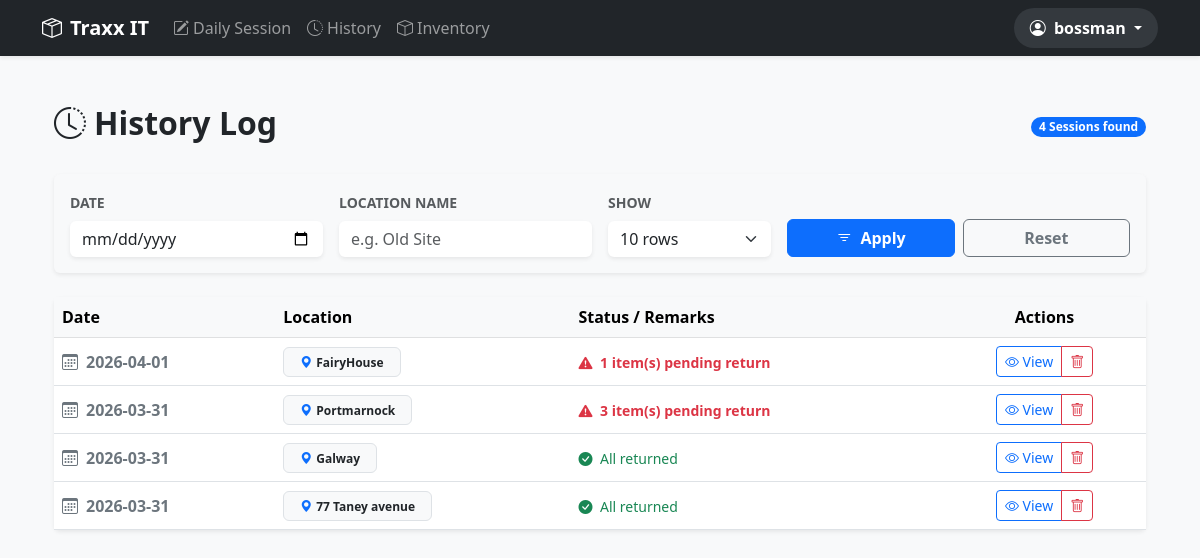
The page /history (signed in) on the database its author committed.
### models.py (models this page shows)
class User(db.Model):
    id = db.Column(db.Integer, primary_key=True)
    username = db.Column(db.String(80), unique=True, nullable=False)
    password = db.Column(db.String(120), nullable=False)
    role = db.Column(db.String(20), default='staff') # 'boss' or 'staff'
    display_name = db.Column(db.String(100), nullable=True)
    is_active = db.Column(db.Boolean, default=True)

class Place(db.Model):
    id = db.Column(db.Integer, primary_key=True)
    name = db.Column(db.String(100), nullable=False)
    is_active = db.Column(db.Boolean, default=True)

### app.py (the view)
@app.route('/history')
def history():
    if 'user_id' not in session: return redirect(url_for('login'))
    user = db.session.get(User, session['user_id'])
    page = request.args.get('page', 1, type=int)
    per_page = request.args.get('per_page', 10, type=int)
    f_date = request.args.get('filter_date', '')
    f_place = request.args.get('filter_place', '').strip()
    query = db.session.query(
        func.date(DayRecord.timestamp).label('day'),
        DayRecord.place_id,
        Place.name.label('place_name'),
        func.sum(case((db.and_(DayRecord.is_returned == False, DayRecord.is_sold == False), 1), else_=0)).label('unreturned_count')
    ).join(Place)
    if user.role != 'boss':
        query = query.filter(DayRecord.user_id == user.id)
    if f_date:
        query = query.filter(func.date(DayRecord.timestamp) == f_date)
    if f_place:
        query = query.filter(Place.name.ilike(f"%{f_place}%"))
    pagination = query.group_by(func.date(DayRecord.timestamp), DayRecord.place_id)\
                      .order_by(desc('day'))\
                      .paginate(page=page, per_page=per_page)
    return render_template('history.html',
                           pagination=pagination,
                           f_date=f_date,
                           f_place=f_place,
                           per_page=per_page)

### app.py (called while the page is built)
@app.context_processor
def inject_user():
    if 'user_id' in session:
        user = User.query.get(session['user_id'])
        return dict(current_user=user)
    return dict(current_user=None)

### templates/history.html (shortened to what this page needs)
{% extends "base.html" %}
{% block content %}
<div class="container py-4">
    <div class="d-flex justify-content-between align-items-center mb-4">
        <h2 class="fw-bold"><i class="bi bi-clock-history me-2"></i>History Log</h2>
        <span class="badge bg-primary rounded-pill">{{ pagination.total }} Sessions found</span>
    </div>
    <div class="card shadow-sm border-0 mb-4 bg-light">
        <div class="card-body">
            <form method="GET" action="{{ url_for('history') }}" class="row g-3 align-items-end">
                <div class="col-md-3">
                    <label class="form-label small fw-bold text-muted text-uppercase">Date</label>
                    <input type="date" name="filter_date" class="form-control border-0 shadow-sm" value="{{ f_date }}">
                </div>
                <div class="col-md-3">
                    <label class="form-label small fw-bold text-muted text-uppercase">Location Name</label>
                    <input type="text" name="filter_place" class="form-control border-0 shadow-sm"
                        placeholder="e.g. Old Site" value="{{ f_place }}">
                </div>
                <div class="col-md-2">
                    <label class="form-label small fw-bold text-muted text-uppercase">Show</label>
                    <select name="per_page" class="form-select border-0 shadow-sm">
                        <option value="10" {{ 'selected' if per_page == 10 }}>10 rows</option>
                    </select>
                </div>
                <div class="col-md-4 d-flex gap-2">
                    <button type="submit" class="btn btn-primary w-100 fw-bold">
                        <i class="bi bi-filter me-1"></i> Apply
                    </button>
                    <a href="{{ url_for('history') }}" class="btn btn-outline-secondary w-100 fw-bold">
                        Reset
                    </a>
                </div>
            </form>
        </div>
    </div>
    <div class="card shadow-sm border-0">
        <div class="table-responsive">
            <table class="table table-hover align-middle mb-0">
                <thead class="table-light">
                    <tr>
                        <th>Date</th>
                        <th>Location</th>
                        <th>Status / Remarks</th>
                        <th class="text-center">Actions</th>
                    </tr>
                </thead>
                <tbody>
                    {% for s in pagination.items %}
                    <tr>
                        <td class="fw-bold text-secondary">
                            <i class="bi bi-calendar3 me-2"></i>{{ s.day }}
                        </td>
                        <td>
                            <span class="badge bg-light text-dark border px-3 py-2">
                                <i class="bi bi-geo-alt-fill me-1 text-primary"></i>{{ s.place_name }}
                            </span>
                        </td>
                        <td>
                            {% if s.unreturned_count > 0 %}
                                <span class="text-danger fw-bold small">
                                    <i class="bi bi-exclamation-triangle-fill me-1"></i>
                                    {{ s.unreturned_count }} item(s) pending return
                                </span>
                            {% else %}
                                <span class="text-success small">
                                    <i class="bi bi-check-circle-fill me-1"></i>
                                    All returned
                                </span>
                            {% endif %}
                        </td>
                        <td class="text-center">
                            <div class="btn-group">
                                <a href="{{ url_for('session_details', ts=s.day, place_id=s.place_id) }}"
                                   class="btn btn-sm btn-outline-primary">
                                    <i class="bi bi-eye"></i> View
                                </a>
                                <a href="{{ url_for('delete_session', ts=s.day, place_id=s.place_id) }}"
                                   class="btn btn-sm btn-outline-danger"
                                   onclick="return confirm('Delete this entire session?')">
                                    <i class="bi bi-trash"></i>
                                </a>
                            </div>
                        </td>
                    </tr>
                    {% endfor %}
                </tbody>
            </table>
        </div>
    </div>
</div>
{% endblock %}

### templates/base.html (shortened to what this page needs)
<!DOCTYPE html>
<html lang="en">
<head>
    <link href="https://cdn.jsdelivr.net/npm/bootstrap@5.3.0/dist/css/bootstrap.min.css" rel="stylesheet">
    <link rel="stylesheet" href="https://cdn.jsdelivr.net/npm/bootstrap-icons@1.11.0/font/bootstrap-icons.css">
</head>
<body class="bg-light">
    <nav class="navbar navbar-expand-lg navbar-dark bg-dark shadow-sm mb-4">
        <div class="container">
            <a class="navbar-brand fw-bold" href="{{ url_for('index') }}">
                <i class="bi bi-box-seam me-2"></i>Traxx IT
            </a>
            <div class="collapse navbar-collapse" id="navbarNav">
                <ul class="navbar-nav me-auto">
                    <li class="nav-item">
                        <a class="nav-link" href="{{ url_for('record') }}">
                            <i class="bi bi-pencil-square me-1"></i>Daily Session
                        </a>
                    </li>
                    <li class="nav-item">
                        <a class="nav-link" href="{{ url_for('history') }}">
                            <i class="bi bi-clock-history me-1"></i>History
                        </a>
                    </li>
                    <li class="nav-item">
                        <a class="nav-link" href="{{ url_for('inventory') }}">
                            <i class="bi bi-box me-1"></i>Inventory
                        </a>
                    </li>
                </ul>
                <ul class="navbar-nav ms-auto align-items-center">
                    {% if current_user %}
                    <li class="nav-item dropdown">
                        <a class="nav-link dropdown-toggle fw-bold text-white px-3 py-2 rounded-pill bg-secondary bg-opacity-25"
                           href="#" id="userDropdown" role="button" data-bs-toggle="dropdown" aria-expanded="false">
                            <i class="bi bi-person-circle me-1"></i>
                            {{ current_user.display_name or current_user.username }}
                        </a>
                    </li>
                    {% else %}
                    <li class="nav-item">
                        <a class="nav-link" href="{{ url_for('login') }}">Login</a>
                    </li>
                    {% endif %}
                </ul>
            </div>
        </div>
    </nav>
    <div class="container">
        {% block content %}{% endblock %}
    </div>
</body>
</html>

### rows shown on the page
User: display_name+username "bossman"
Place: day "2026-04-01", place_name "FairyHouse", unreturned_count "1"
Place: day "2026-03-31", place_name "Portmarnock", unreturned_count "3"
Place: day "2026-03-31", place_name "Galway", shows "All returned"
Place: day "2026-03-31", place_name "77 Taney avenue", shows "All returned"

### other values the page prints
{{ pagination.total }} "4"
